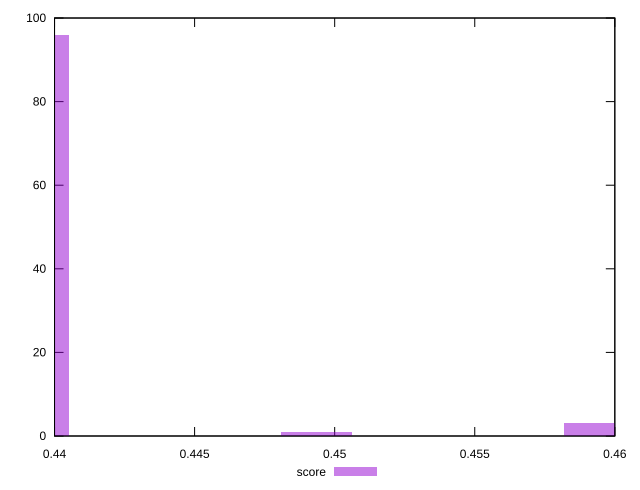

The gnuplot source for this figure:
reset

$score <<EOF
0.4392474311160668 96
0.4594427153053113 3
0.449345073210689 1
EOF

set key outside below
set boxwidth 0.0025244105236555564
set xrange [0.44:0.46]
set yrange [0:100]
set trange [0:100]
set style fill transparent solid 0.5 noborder
set terminal svg size 640, 490 enhanced background rgb 'white'
set output "reports/report_00030_2021-02-24T20-42-31.540Z/uses-http2/samples/agenda/score/histogram.svg"

plot $score title "score" with boxes

reset
